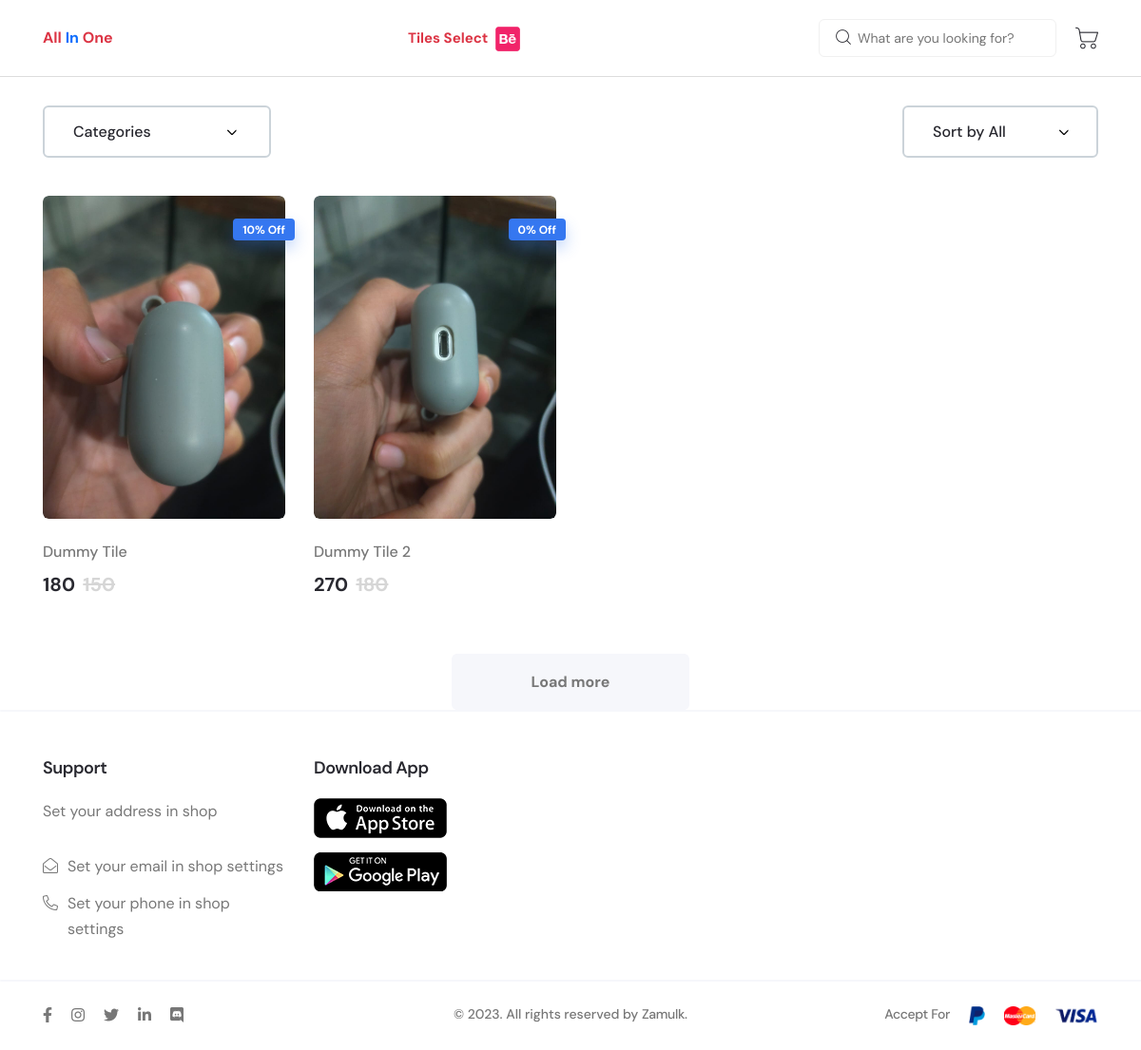
/360-and-shop/shop/Tiles/a5b23f0b-b02a-4310-b3d3-f54f9108c48c (signed in), run on an earlier commit of the app's database.
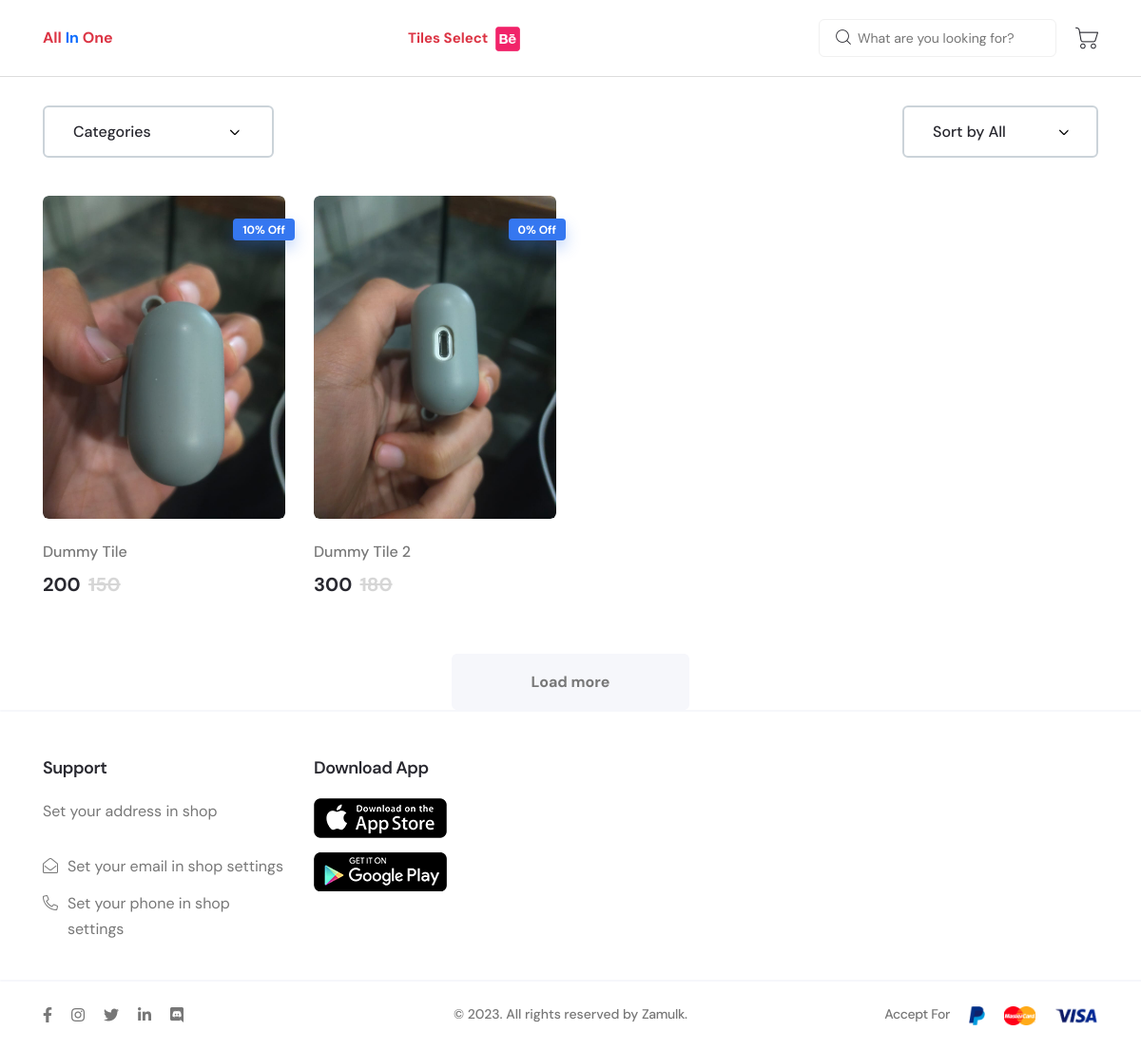
And on a later commit of the database.
### core/models.py (models this page shows, shortened)
class Product(models.Model):
    id = models.UUIDField(primary_key=True,default=uuid.uuid4 , unique=True)
    showroom = models.ForeignKey(Showrooms, on_delete=models.CASCADE)
    title = models.CharField( max_length=50)
    image = models.ImageField(upload_to="products" )
    company_name = models.ForeignKey(Company_name, on_delete=models.CASCADE)
    category = models.ForeignKey(Categories, on_delete=models.CASCADE)
    product_number = models.CharField( max_length=50)
    imported_or_local = models.CharField( max_length=50,choices=IMPORTED_OR_LOCAL ,)
    old_price = models.IntegerField()
    new_price = models.IntegerField()
    discount_price = models.CharField( max_length=50 , blank=True, null=True,default="0% Off")
    description =  models.TextField()
    created_at = models.DateField( auto_now_add=True)

### core/views.py (the view)
# urls.py: path('360-and-shop/shop/<pk>/<id>', views.shop, name="shop"),
@cache_control(no_cache=True, must_revalidate=True , no_store=True)
@login_required(login_url='home')
def shop(request,pk,id):
        showroom = Showrooms.objects.get(id=id)
        try:
            settings = showroom_settings.objects.get(showroom=showroom)
        except:
            settings=None
        categories = Categories.objects.filter(showroom_type = showroom.showroom_type)
        product = Product.objects.filter(showroom=showroom)
        context = {
            'categories':categories,
            'product':product,
            'showroom':showroom,
            'settings':settings,
        }
        return render(request,"shop/products.html",context)

### templates/shop/products.html (shortened to what this page needs)
{% extends 'shop/base.html' %}
{% load static %}
{% block content %}
<main class="main-wrapper">
    <div class="axil-shop-area axil-section-gap bg-color-white">
        <div class="container">
            <div class="row">
                <div class="col-lg-12">
                    <div class="axil-shop-top">
                        <div class="row">
                            <div class="col-lg-9">
                                <div class="category-select">
                                    <select class="single-select">
                                        <option>Categories</option>
                                    </select>
                                </div>
                            </div>
                            <div class="col-lg-3">
                                <div class="category-select mt_md--10 mt_sm--10 justify-content-lg-end">
                                    <select class="single-select">
                                        <option selected>Sort by All</option>
                                    </select>
                                </div>
                            </div>
                        </div>
                    </div>
                </div>
            </div>
            <div class="row row--15">
                {% for i in product %}
                <div class="col-xl-3 col-lg-4 col-sm-6">
                    <div class="axil-product product-style-one has-color-pick mt--40">
                        <div class="thumbnail">
                            <a style="cursor: pointer" data-bs-toggle="modal"
                                data-bs-target="#quick-view-modal-{{forloop.counter}}">
                                <img src="{{i.image.url}}" alt="Product Images" />
                            </a>
                            <div class="label-block label-right">
                                <div class="product-badget">{{i.discount_price}}</div>
                            </div>
                        </div>
                        <div class="product-content">
                            <div class="inner">
                                <h5 class="title">{{i.title}}</h5>
                                <div class="product-price-variant">
                                    <span class="price current-price">{{i.new_price}}</span>
                                    <span class="price old-price">{{i.old_price}}</span>
                                </div>
                            </div>
                        </div>
                    </div>
                </div>
                {% endfor %}
            </div>
            <div class="text-center pt--30">
                <a href="#" class="axil-btn btn-bg-lighter btn-load-more">Load more</a>
            </div>
        </div>
    </div>
</main>
{% endblock content %}

What changed in the data, as far as the page shows it:
changed Product "Dummy Tile": new_price "180" → "200"
changed Product "Dummy Tile 2": new_price "270" → "300"
